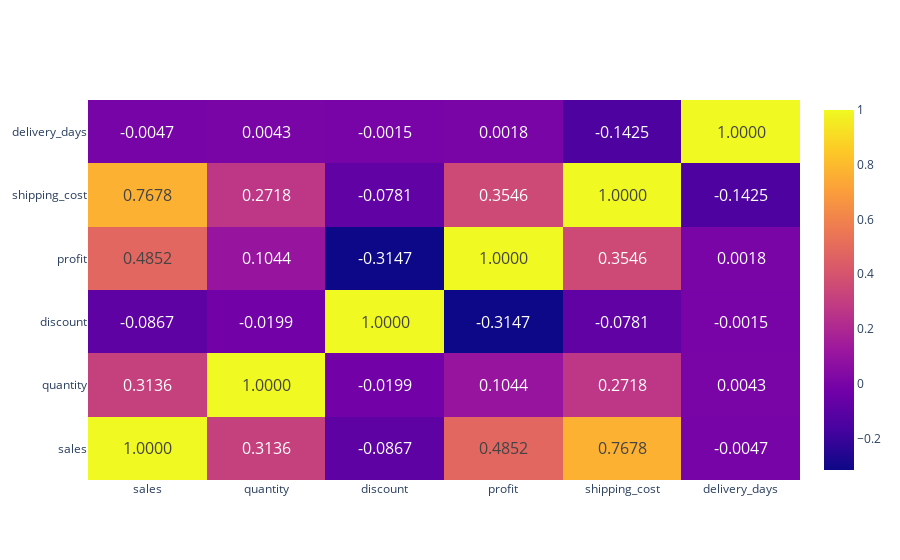

Notebook code cell kept with this figure:
### Code cell
import plotly.graph_objects as go

fig = go.Figure(data=go.Heatmap(
					x=res.columns,
                    y=res.columns,
                    z=res.corr(),
                    text=res.corr(),
                    # text_auto=True,
                    texttemplate="%{text:.4f}",
                    textfont={"size": 16}))

fig.show()

### Figure 1 — Plotly figure (JSON) as saved in the notebook; plotly's stock layout.template omitted (floating-point values rounded to 4 significant figures)
{"data": [{"text": [[1, 0.3136, -0.08671, 0.4852, 0.7678, -0.004658], [0.3136, 1, -0.01987, 0.1044, 0.2718, 0.004347], [-0.08671, -0.01987, 1, -0.3147, -0.07806, -0.001507], [0.4852, 0.1044, -0.3147, 1, 0.3546, 0.001755], [0.7678, 0.2718, -0.07806, 0.3546, 1, -0.1425], [-0.004658, 0.004347, -0.001507, 0.001755, -0.1425, 1]], "textfont": {"size": 16}, "texttemplate": "%{text:.4f}", "type": "heatmap", "x": ["sales", "quantity", "discount", "profit", "shipping_cost", "delivery_days"], "y": ["sales", "quantity", "discount", "profit", "shipping_cost", "delivery_days"], "z": [[1, 0.3136, -0.08671, 0.4852, 0.7678, -0.004658], [0.3136, 1, -0.01987, 0.1044, 0.2718, 0.004347], [-0.08671, -0.01987, 1, -0.3147, -0.07806, -0.001507], [0.4852, 0.1044, -0.3147, 1, 0.3546, 0.001755], [0.7678, 0.2718, -0.07806, 0.3546, 1, -0.1425], [-0.004658, 0.004347, -0.001507, 0.001755, -0.1425, 1]]}], "layout": {}}
